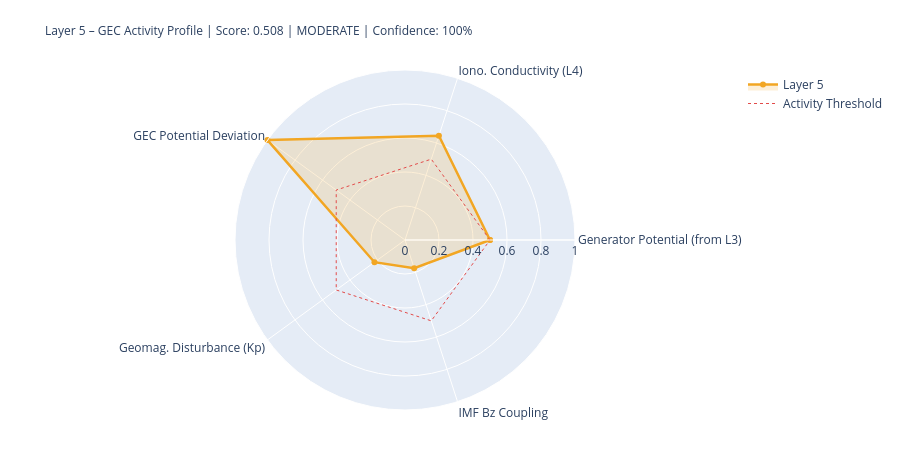

The cell this chart's notebook holds for it:
### Markdown cell above
---
## 5. State Assessment & Handoff to Layer 6

### Code cell
# ============================================================
# LAYER-5-SCORE
# ============================================================

# Components
# 1) Generator activity (Layer-3-driven)
gen_score = norm(generator_strength, 0.3, 2.0)
gen_src   = 'from_layer3' if l3_thunder_score is not None else 'estimated'

# 2) Ionospheric conductivity (Layer-4-driven)
iono_score = norm(iono_cond_factor, 0.7, 1.4)
iono_src   = 'from_layer4' if l4_ioniz is not None else 'estimated'

# 3) GEC potential deviation from reference
pot_score = norm(abs(delta_V_pct), 0, 30)  # 0 = at reference, 1 = 30% deviation
pot_src   = 'derived'

# 4) Geomagnetic disturbance (Kp) – modulates vertical currents
kp_score = norm(kp_val, 0, 9)
kp_src   = 'primary' if kp_now is not None else 'from_layer4'

# 5) IMF Bz coupling (southward = stronger M-I coupling → GEC influence)
bz_score = norm(-(bz_now or 0), -5, 30) if bz_now is not None else None
bz_src   = 'primary' if bz_now is not None else 'missing'

COMPONENTS = {
    'Generator Potential (from L3)':  {'score': gen_score,   'source': 'derived_from_layer3', 'dynamic': True},
    'Iono. Conductivity (L4)':      {'score': iono_score,  'source': iono_src, 'dynamic': True},
    'GEC Potential Deviation':      {'score': pot_score,   'source': pot_src,  'dynamic': True},
    'Geomag. Disturbance (Kp)':         {'score': kp_score,    'source': kp_src,   'dynamic': True},
    'IMF Bz Coupling':               {'score': bz_score,    'source': bz_src,   'dynamic': True},
}

available   = {k: v['score'] for k, v in COMPONENTS.items() if v['score'] is not None}
unavailable = [k for k, v in COMPONENTS.items() if v['score'] is None]
layer5_score = round(sum(available.values()) / len(available), 4) if available else None
confidence   = round(len(available) / len(COMPONENTS), 2)
level = ('unknown' if layer5_score is None
         else 'quiet'   if layer5_score < 0.3
         else 'moderate' if layer5_score < 0.6
         else 'active')
dominant_l5 = max(available, key=available.get) if available else 'none'

# Kp consistency: separate 1-min raw value from score value
kp_1m_raw   = kp_now          # directly from API (can be 0.0 during live measurement)
kp_for_score = kp_val          # from Layer-0 context or estimated value if needed
kp_score_src = kp_src

W = 68
print('=' * W)
print('LAYER 5 – GLOBAL ELECTRIC CIRCUIT – STATE ASSESSMENT')
print('=' * W)
for name, comp in COMPONENTS.items():
    s = comp['score']
    if s is not None:
        bar = '█' * int(s*20) + '░' * (20-int(s*20))
        print(f'  {name:<34} {bar}  {s:.3f}  [{comp["source"]}]')
    else:
        print(f'  {name:<34} {"─"*20}  n/a   [missing]')
print('-' * W)
print(f'  Score:         {layer5_score:.3f}  ({len(available)}/{len(COMPONENTS)} components)')
print(f'  Confidence:    {confidence:.0%}')
print(f'  Level:         {level.upper()}')
print(f'  Dominant:      {dominant_l5}')
print(f'  V_iono:        {V_iono_mod:.1f} kV  (Δ {delta_V_pct:+.1f}% vs. Ref)')
print(f'  I_total:       {I_total_mod:.1f} A   (Δ {delta_I_pct:+.1f}% vs. Ref)')
print('=' * W)

# Radar
cats   = list(available.keys())
vals_r = list(available.values())
if len(cats) >= 3:
    fig = go.Figure()
    fig.add_trace(go.Scatterpolar(
        r=vals_r + [vals_r[0]], theta=cats + [cats[0]],
        fill='toself', fillcolor='rgba(242,166,35,0.18)',
        line=dict(color='#F2A623', width=2.5), name='Layer 5'
    ))
    fig.add_trace(go.Scatterpolar(
        r=[0.5]*(len(cats)+1), theta=cats+[cats[0]],
        line=dict(color='#E24B4A', dash='dot', width=1),
        mode='lines', name='Activity Threshold'
    ))
    fig.update_layout(
        title=dict(
            text=f'Layer 5 – GEC Activity Profile | Score: {layer5_score:.3f} | {level.upper()} | Confidence: {confidence:.0%}',
            font=dict(size=12)
        ),
        polar=dict(radialaxis=dict(visible=True, range=[0,1])),
        height=450, showlegend=True,
        margin=dict(l=80, r=80, t=70, b=40)
    )
    fig.show()

### Figure 1 — Plotly figure (JSON) as saved in the notebook; plotly's stock layout.template omitted (floating-point values rounded to 4 significant figures)
{"data": [{"fill": "toself", "fillcolor": "rgba(242,166,35,0.18)", "line": {"color": "#F2A623", "width": 2.5}, "name": "Layer 5", "r": [0.5, 0.6454, 1.0, 0.2222, 0.1743, 0.5], "theta": ["Generator Potential (from L3)", "Iono. Conductivity (L4)", "GEC Potential Deviation", "Geomag. Disturbance (Kp)", "IMF Bz Coupling", "Generator Potential (from L3)"], "type": "scatterpolar"}, {"line": {"color": "#E24B4A", "dash": "dot", "width": 1}, "mode": "lines", "name": "Activity Threshold", "r": [0.5, 0.5, 0.5, 0.5, 0.5, 0.5], "theta": ["Generator Potential (from L3)", "Iono. Conductivity (L4)", "GEC Potential Deviation", "Geomag. Disturbance (Kp)", "IMF Bz Coupling", "Generator Potential (from L3)"], "type": "scatterpolar"}], "layout": {"height": 450, "margin": {"b": 40, "l": 80, "r": 80, "t": 70}, "polar": {"radialaxis": {"range": [0, 1], "visible": true}}, "showlegend": true, "title": {"font": {"size": 12}, "text": "Layer 5 – GEC Activity Profile | Score: 0.508 | MODERATE | Confidence: 100%"}}}
